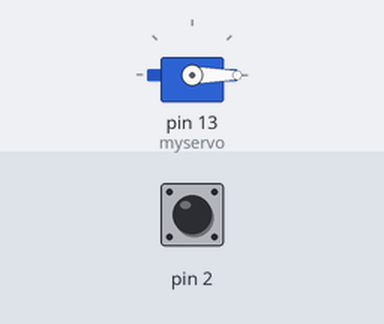
Simulated run of this sketch. Board: Arduino Uno, built with avr-gcc and run on an emulated ATmega328P. Shown: servo. Inputs (shaded band) come from the test bench; at power-on: pin 2 HIGH. What the sketch prints to the serial monitor is not drawn.

Above: at 1.2 s.
1.3 s: pin 2 driven LOW
At 2.3 s:
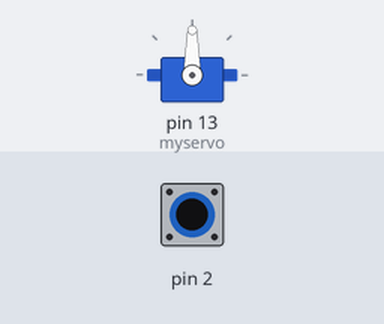
3.3 s: pin 2 pulsed HIGH 2 times (0.12 s each, 0.3 s apart)
At 4.9 s:
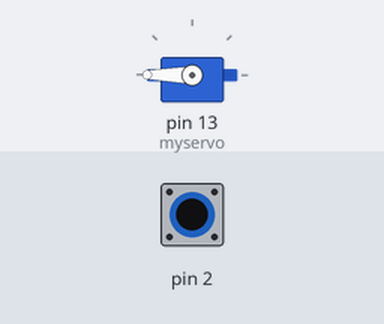
Timing chart, 0 to 6.4 s (numbered marks = the images above; inputs shaded):
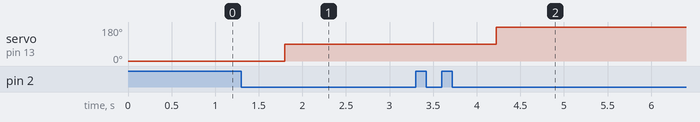

Measured:
- after the input at 1.3 s, servo on pin 13 (myservo): 0° → 90° after 0.50 s
- after the input at 3.3 s, servo on pin 13 (myservo): 90° → 180° after 0.92 s

The sketch:

hw2.ino
```cpp
#include <Servo.h>

Servo myservo;

const int duration = 150;  // 튕김 방지용
unsigned long pre = 0;     // 이전
unsigned long cur = 0;     // 지금
unsigned long last = 0;    // 마지막 클릭


int cnt = 0;

const int checkTime = 500; // 클릭판정 대기타임

void servoISR()
{
  unsigned long now = millis();
  if (now - pre >= duration)
  {
    pre = now;
    cnt++;
  }
}

void setup()
{
  attachInterrupt(0, servoISR, FALLING); // 2번핀 : 인터럽트 0번
  myservo.attach(13);
  myservo.write(0);
  Serial.begin(9600);
}

void loop()
{
  cur = millis();

  if (cur - pre > checkTime) // 지금시간 - 마지막시간(인터럽트)가 > 판정시간 보다 크면
  {
    if (cnt == 1)
    {
      myservo.write(90);
      Serial.println("90도");
    }
    else if (cnt >= 2)
    {
      myservo.write(180);
      Serial.println("180도");
    }

    cnt = 0;
    last = cur;
  }
}
```
